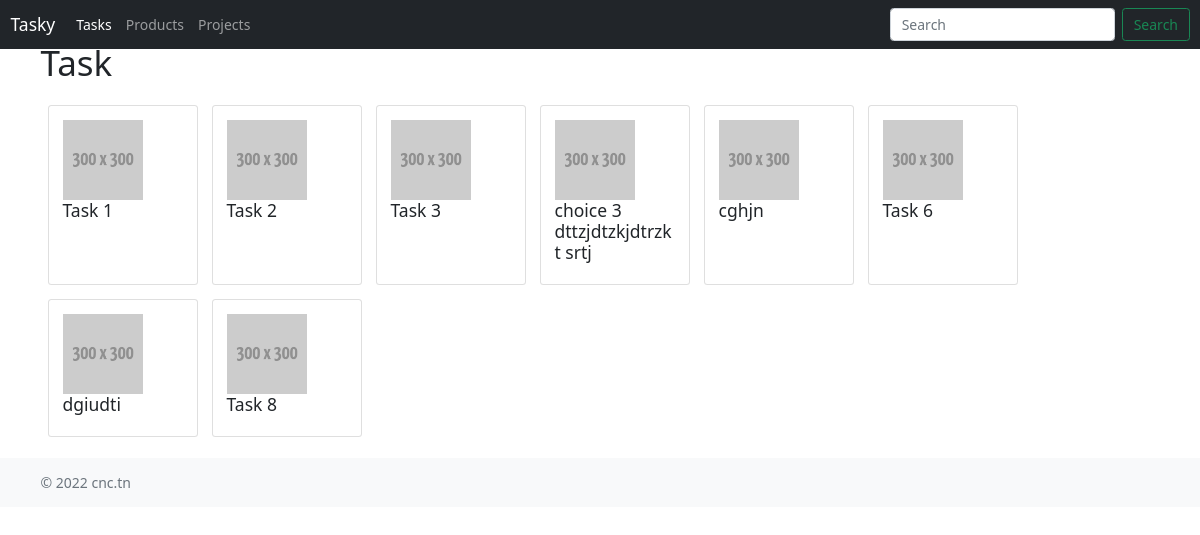
The page / on the database its author committed.
### app.py (models this page shows, shortened)
class Tasks(Base):
    __tablename__ = "tasks"
    id = Column(Integer, primary_key=True)
    name = Column(String)
    description = Column(String)
    choices = relationship("Choices", back_populates="task")
    related_products = relationship("RelatedProducts", back_populates="task")

### app.py (the view)
@app.route("/")
def index():
    tasks = session.query(Tasks).all()
    return render_template("index.html", tasks=tasks)

### web/templates/index.html (shortened to what this page needs)
{% extends 'base.html' %}
{% block content %}
<h1>Task</h1>
<div class="row">
  <div class="col-12 mb-3">
    <div class="d-flex flex-wrap mt-2">
      {% for task in tasks %}
      <div class="p-2">
        <div class="card h-100" style="width: 150px">
          <div class="card-body">
            <div class="row">
              <div class="col">
                <a href="{{task.id}}">
                  <img
                    style="width: 80px"
                    src="{{url_for('static', filename='img/300.png' )}}"
                    alt="..."
                  />
                </a>
              </div>
              <h5 class="card-title">{{task.name}}</h5>
            </div>
          </div>
        </div>
      </div>
      {% endfor %}
    </div>
  </div>
</div>
{% endblock %}

### web/templates/base.html (shortened to what this page needs)
<!DOCTYPE html>
<html lang="en" class="h-100">
  <head>
    <link
      href="{{ url_for('static', filename='bootstrap-5.0.2-dist/css/bootstrap.min.css') }}"
      rel="stylesheet"
    />
    <link
      href="{{ url_for('static', filename='bootstrap-icons-1.7.2/bootstrap-icons.css') }}"
      rel="stylesheet"
    />
  </head>
  <body>
    <nav class="navbar navbar-expand-md navbar-dark fixed-top bg-dark">
      <div class="container-fluid">
        <a class="navbar-brand">Tasky</a>
        <div class="collapse navbar-collapse" id="navbarSupportedContent">
          <ul class="navbar-nav me-auto mb-2 mb-lg-0">
            <li class="nav-item">
              {%- if request.path == "/" %}
              <a class="nav-link active" aria-current="page" href="/">Tasks</a>
              {% else %}
              <a class="nav-link" aria-current="page" href="/">Tasks</a>
              {% endif %}
            </li>
            <li class="nav-item">
              {%- if request.path == "/products" %}
              <a class="nav-link active" href="/products">Products</a>
              {% else %}
              <a class="nav-link" href="/products">Products</a>
              {% endif %}
            </li>
            <li class="nav-item">
              {%- if request.path == "/projects" %}
              <a class="nav-link active" href="/projects">Projects</a>
              {% else %}
              <a class="nav-link" href="/projects">Projects</a>
              {% endif %}
            </li>
          </ul>
          <form class="d-flex">
            <input
              class="form-control me-2"
              type="search"
              placeholder="Search"
              aria-label="Search"
            />
            <button class="btn btn-outline-success" type="submit">
              Search
            </button>
          </form>
        </div>
      </div>
    </nav>
    <main class="container">
      <div class="content mt-5">{% block content %} {% endblock %}</div>
    </main>
    <footer class="footer mt-auto py-3 bg-light">
      <div class="container">
        <span class="text-muted">© 2022 cnc.tn</span>
      </div>
    </footer>
  </body>
</html>

### web/templates/base.html (style rules this page uses)
html { font-size: 14px; }

### rows shown on the page
Tasks: name "Task 1"
Tasks: name "Task 2"
Tasks: name "Task 3"
Tasks: name "choice 3 dttzjdtzkjdtrzkt srtj"
Tasks: name "cghjn"
Tasks: name "Task 6"
Tasks: name "dgiudti"
Tasks: name "Task 8"
